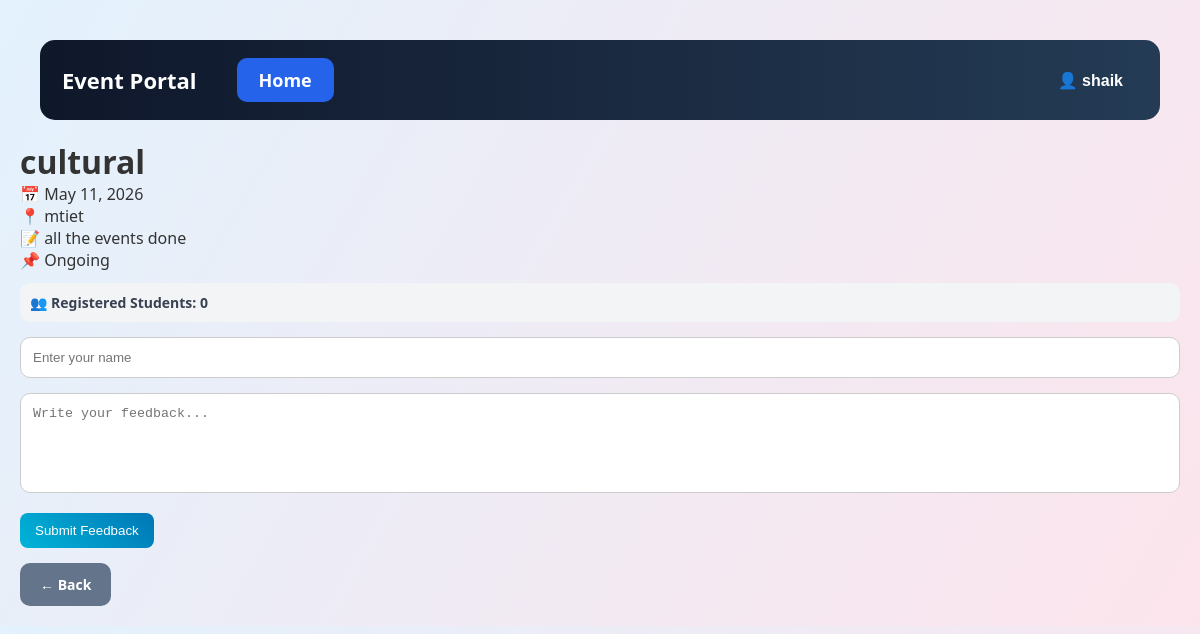
The app's page /event/17/ (signed in) with its own data.
### events/models.py (models this page shows, shortened)
class Event(models.Model):
    STATUS_CHOICES = (
        ('Upcoming', 'Upcoming'),
        ('Ongoing', 'Ongoing'),
        ('Completed', 'Completed'),
    )
    name = models.CharField(max_length=100)
    date = models.DateField()
    location = models.CharField(max_length=100)
    description = models.TextField()
    status = models.CharField(
        max_length=20,
        choices=STATUS_CHOICES,
        default='Upcoming'
    )

### events/views.py (the view, shortened to what this page needs)
# urls.py: path('event/<int:event_id>/',views.event_detail,name='event_detail'),
@login_required
def event_detail(request, event_id):
    event = get_object_or_404(
        Event,
        id=event_id
    )
    return render(
        request,
        'events/event_detail.html',
        {
            'event': event,
            'is_student': is_student(request.user),
            'is_admin': is_admin(request.user),
        }
    )

### events/views.py (called while the page is built)
def is_admin(user):
    if user.is_superuser:
        return True
    return (
        hasattr(user, 'userprofile')
        and user.userprofile.role == 'admin'
    )

def is_student(user):
    return (
        hasattr(user, 'userprofile')
        and user.userprofile.role == 'student'
    )

### events/templates/events/event_detail.html (shortened to what this page needs)
{% load static %}
<!doctype html>
<html>
  <head>
    <link rel="stylesheet" href="{% static 'events/style.css' %}" />
  </head>
  <body>
    <div class="navbar">
      <div class="logo">Event Portal</div>
      <div class="nav-links">
        <a href="/">Home</a>
      </div>
      <div class="profile-menu">
    <button class="profile-btn">
        👤 {{ request.user.username }}
    </button>
</div>
    </div>
    <div class="event-detail-container">
      <div class="event-detail-card">
        <h1>{{ event.name }}</h1>
        <p>📅 {{ event.date }}</p>
        <p>📍 {{ event.location }}</p>
        <p>📝 {{ event.description }}</p>
        <p>📌 {{ event.status }}</p>
        <div class="register-count">
          👥 Registered Students: {{ event.registration_set.count }}
        </div>
        {% if is_student and event.status != "Upcoming" %}
        <form method="POST" class="feedback-form">
          <input
            type="text"
            name="student_name"
            placeholder="Enter your name"
            required
          />
          <textarea
            name="message"
            placeholder="Write your feedback..."
            required
          ></textarea>
          <button type="submit">Submit Feedback</button>
        </form>
        {% endif %}
        <a href="/" class="back-btn"> ← Back </a>
      </div>
    </div>
  </body>
</html>

### events/static/events/style.css (style rules this page uses)
* { margin: 0; padding: 0; box-sizing: border-box; }
body { font-family: "Segoe UI", sans-serif; background: linear-gradient(120deg, #e3f2fd, #fce4ec); color: #333; padding: 20px; }
.navbar { display: flex; align-items: center; background: linear-gradient(90deg, #0f172a, #243b55); padding: 18px 22px; border-radius: 15px; margin: 20px; gap: 40px; }
.logo { font-size: 22px; font-weight: bold; color: white; }
.nav-links { display: flex; gap: 25px; }
.nav-links a { background: #2563eb; color: white; text-decoration: none; padding: 10px 22px; border-radius: 10px; font-size: 18px; font-weight: bold; transition: 0.3s; }
form { margin-top: 15px; }
input[type="text"], input[type="date"], textarea, select { width: 100%; padding: 12px; margin-bottom: 15px; border-radius: 10px; border: 1px solid #ccc; outline: none; }
button { padding: 10px 15px; border: none; border-radius: 8px; background: linear-gradient(45deg, #00b4d8, #0077b6); color: white; cursor: pointer; transition: 0.3s; }
textarea { resize: none; height: 100px; }
.register-count { margin-top: 12px; background: #f3f4f6; padding: 10px; border-radius: 10px; font-size: 14px; font-weight: bold; color: #374151; }
a.back-btn { display: inline-block; margin-top: 15px; background: #64748b; color: white !important; padding: 12px 20px; border-radius: 10px; text-decoration: none; font-weight: bold; font-size: 14px; transition: 0.3s; }
.profile-menu { position: relative; margin-left: auto; }
.profile-btn { background: transparent; border: none; color: white; font-size: 16px; font-weight: bold; cursor: pointer; }

### records on screen
Event: name "cultural", date "May 11, 2026", location "mtiet", description "all the events done", status "Ongoing", registration_set.count "0"

### other values on screen
{{ request.user.username }} "shaik"
